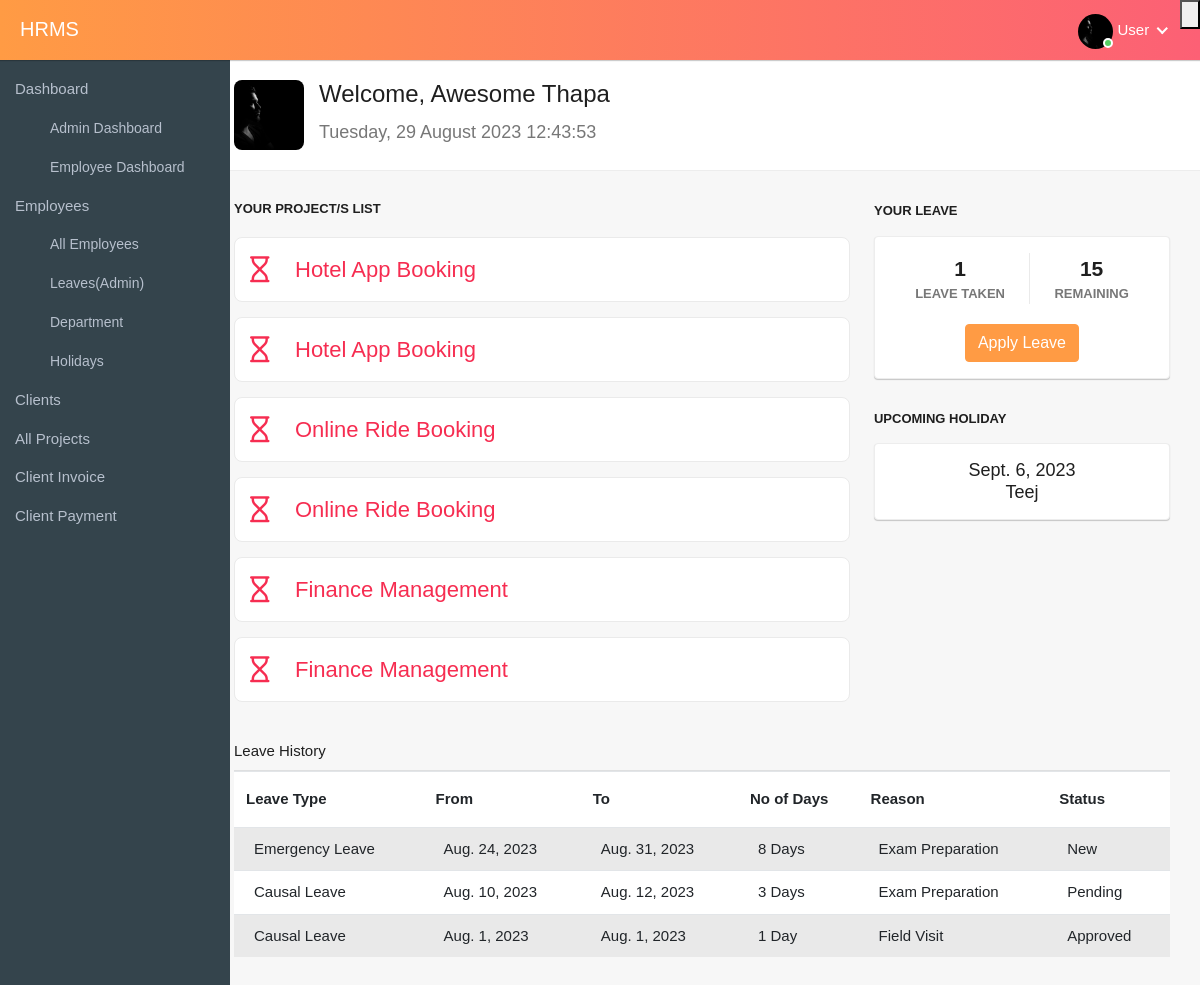
/employeedashboard (signed in), run on the app's committed database.
### hrms_app/models.py (models this page shows, shortened)
class Employee(models.Model):
    GENDER = (('Male','MALE'), ('Female', 'FEMALE'),('  Other', 'OTHER'))
    full_name = models.CharField(max_length=50)
    email = models.EmailField(max_length=125)
    contact = models.CharField(max_length=15)
    address = models.CharField(max_length=100, default='', blank=True)
    birthday = models.DateField()
    gender = models.CharField(choices=GENDER, max_length=10)
    emp_id = models.CharField(max_length=10, editable=False)
    department = models.ForeignKey(Department,on_delete=models.SET_NULL, null=True)
    position = models.CharField(max_length=50, null=True, blank=True)
    date_joined = models.DateField()
    total_leave_days = models.IntegerField(default=0)
    username = models.CharField(max_length=50)
    user = models.OneToOneField(User, on_delete=models.CASCADE, null=True, blank=True)
    is_admin = models.BooleanField(default=False)
    profile_img = models.ImageField(upload_to='employees/', null=True, blank=True)
    class Meta:
        ordering = ['date_joined', 'full_name']

class Project(models.Model):
    name = models.CharField(max_length=50, null=False)
    deadline = models.DateField()
    created_at = models.DateField(auto_now_add=True)
    total_hours = models.CharField(max_length=5)
    Priority = (('Low','LOW'),('Normal','NORMAL'),('High','HIGH'))
    Status = (('New','New'),('Pending','PENDING'),('Working','WORKING'),('Completed','Completed'))
    status = models.CharField(choices=Status, max_length=10, null=True, default='New')
    priority = models.CharField(choices=Priority, max_length=10)
    cost = models.CharField(max_length=20)
    client = models.ForeignKey(Client, on_delete=models.CASCADE)
    team_leader = models.ManyToManyField(Employee, related_name='leading_projects')
    team_members = models.ManyToManyField(Employee, related_name='assigned_projects')
    project_info = models.TextField(max_length=700)
    created_by = models.ForeignKey(settings.AUTH_USER_MODEL, on_delete=models.SET_NULL, null=True, blank=True, editable=False)

class Holiday(models.Model):
    title = models.CharField(max_length=100)
    start_date = models.DateField()
    end_date = models.DateField(null=True, blank=True)
    number_of_days = models.PositiveIntegerField(blank=True, null=True, editable=False)

class Leave (models.Model):
    STATUS = (('Approved','APPROVED'),('Pending','PENDING'),('Declined','DECLINED'),('New','NEW'))
    choices = (('Causal Leave','CAUSAL'),('Emergency Leave','EMERGENCY'),('Sick Leave','SICK'))
    employee = models.ForeignKey(Employee, on_delete=models.CASCADE, related_name='leave')
    start = models.DateField()
    end = models.DateField(null=True, blank=True)
    status = models.CharField(choices=STATUS,  default='New',max_length=15)
    leave_type = models.CharField(choices=choices, max_length=50)
    number_of_days = models.PositiveIntegerField(blank=True, null=True, editable=False)
    leave_reason = models.CharField(max_length=50)

### hrms_app/views.py (the view)
# urls.py: path('employeedashboard', employeedashboard, name='empdashboard'),
@login_required
def employeedashboard(request):
    user = request.user
    employee = user.employee
    leave_objects = Leave.objects.filter(employee=employee).order_by('-start')
    projects = Project.objects.filter(Q(team_members=employee) | Q(team_leader=employee))
    taken_leave = Leave.objects.filter(employee=request.user.employee, status='Approved').count()
    if request.method == "POST":
        form = LeaveForm2(request.POST)
        if form.is_valid():
            leave = form.save(commit=False)
            leave.employee = request.user.employee
            leave.save()
            messages.success(
                request, 'Leave Application submitted successfully.')
            return redirect('empdashboard')
    else:
        form = LeaveForm2()
    context = get_multiple_model_data()
    context['form'] = form
    context['leave_obj'] = leave_objects
    context['projects'] = projects
    context['taken_leave'] = taken_leave
    return render(request, 'employeedashboard.html', context)

### hrms_app/utils.py (called while the page is built)
def get_multiple_model_data():
    now = timezone.now()
    from .models import Holiday
    data= {
        'holiday': Holiday.objects.filter(start_date__gte=now).order_by('start_date').first()
    }
    return data

### hrms_app/templates/employeedashboard.html (shortened to what this page needs)
{% extends 'base/core.html' %}
{% load static %}
{% load tz %}
{% block bodyclass %} page-id-allemployees {% endblock bodyclass %}
{% block content %}
<div class="row">
    <div class="col-2 col4">
        {% include 'sidebar_partials.html'%}
    </div>
    <div class="col-10 col8">
        <div class="container-fluid page-content">
            <div class="page-header mb-4">
                <div class="row" style="padding-left: 10px;">
                    <div class="col-md-12">
                        <div class="welcome-box">
                            <div class="welcome-img">
                                {% if request.user.employee %}
                                {% if request.user.employee.profile_img %}
                                <img src="{{ request.user.employee.profile_img.url }}" alt="User Image"
                                    style="height: 70px;width: 70px;">
                                    {% endif %}
                                {% endif %}
                            </div>
                            <div class="welcome-det">
                                <h3>Welcome, {{ request.user.employee.full_name }}</h3>
                                <p><span id="current-time"></span></p>
                            </div>
                        </div>
                    </div>
                </div>
                <div class="row">
                    <div class="col-lg-8 col-md-8">
                        <section class="dash-section">
                            <h1 class="dash-sec-title" style="font-size: 13px;">Your Project/s List</h1>
                            <div class="dash-sec-content">
                                {% for project in projects %}
                                <div class="dash-info-list">
                                    <a href="{% url 'projectdetails' project.id%}" class="dash-card text-danger">
                                        <div class="dash-card-container">
                                            <div class="dash-card-icon">
                                                <i class="fa-regular fa-hourglass"></i>
                                            </div>
                                            <div class="dash-card-content">
                                                <p>{{project.name}}</p>
                                            </div>
                                        </div>
                                    </a>
                                </div>
                                {% endfor %}
                            </div>
                        </section>
                    </div>
                    <div class="col-lg-4 col-md-4">
                        <div class="dash-sidebar">
                            <section>
                                <h5 class="dash-title">Your Leave</h5>
                                <div class="card">
                                    <div class="card-body">
                                        <div class="time-list">
                                            <div class="dash-stats-list">
                                                <h4>{{taken_leave}}</h4>
                                                <p>Leave Taken</p>
                                            </div>
                                            <div class="dash-stats-list">
                                                <h4>{{request.user.employee.total_leave_days}}</h4>
                                                <p>Remaining</p>
                                            </div>
                                        </div>
                                        <div class="request-btn">
                                            <a class="btn btn-primary" href="#" data-toggle="modal"
                                                data-target="#exampleModal">Apply Leave</a>
                                        </div>
                                    </div>
                                </div>
                            </section>
                            <section>
                                <h5 class="dash-title">Upcoming Holiday</h5>
                                <div class="card">
                                    {% if holiday %}
                                    <div class="card-body text-center">
                                        <h4 class="holiday-title mb-0">{{holiday.start_date}}
                                        </h4>
                                        <h4 class="holiday-title mb-0">{{holiday.title}}</h4>
                                    </div>
                                    {% endif %}
                                </div>
                            </section>
                        </div>
                    </div>
                </div>
                <div class="row user-tabs">
                    <div class="col-lg-12 col-md-12 col-sm-12 line-tabs">
                        <ul class="nav nav-tabs nav-tabs-bottom">
                            <li class="nav-item col-sm-3 mb-2 mt-2">Leave History</li>
                        </ul>
                    </div>
                </div>
                <div class="row">
                    <div class="col-sm-12">
                        <table
                            class="table table-striped custom-table leave-employee-table mb-0 datatable dataTable no-footer">
                            <thead>
                                <tr role="row">
                                    <th colspan="1">Leave Type</th>
                                    <th colspan="1">From</th>
                                    <th colspan="1">To</th>
                                    <th colspan="1">No of Days</th>
                                    <th colspan="1">Reason</th>
                                    <th colspan="1">Status</th>
                                </tr>
                            </thead>
                            <tbody>
                                {% for leave in leave_obj %}
                                <tr class="odd">
                                    <td class="sorting_1">{{leave.leave_type}}</td>
                                    <td>{{ leave.start }}</td>
                                    <td>{{ leave.end }}</td>
                                    <td>{{leave.number_of_days}} Day{% if leave.number_of_days != 1 %}s{% endif %}</td>
                                    <td>{{leave.leave_reason}}</td>
                                    <td>{{leave.status}}</td>
                                </tr>
                                {% endfor %}
                            </tbody>
                        </table>
                    </div>
                </div>
            </div>
        </div>
    </div>
</div>
{% endblock content %}

### templates/base/core.html (shortened to what this page needs)
<!doctype html>
{% load static %}
<html lang="en">
<head>
    <link rel="stylesheet" href="https://cdnjs.cloudflare.com/ajax/libs/font-awesome/6.4.0/css/fontawesome.min.css" />
    <link rel="stylesheet" href="https://cdnjs.cloudflare.com/ajax/libs/font-awesome/6.4.0/css/all.min.css" />
    <link rel="stylesheet" href="{% static 'css/bootstrap.min.css' %}">
    <link rel="stylesheet" href="{% static 'css/bootstrap.css' %}">
    <link rel="stylesheet" href="{% static 'css/style.css' %}">
</head>
<body class="{% block bodyclass %} {% endblock bodyclass %}">
    <header style="margin-bottom: 60px">
        <div class="header">
            <div class="page-title-box">
                {% if request.user.is_authenticated and request.user.is_superuser %}
                <h3><a href="{% url 'index' %}" style="color: unset;">HRMS</a></h3>
                {% elif request.user.is_authenticated %}
                <h3><a href="{% url 'empdashboard' %}" style="color: unset;">HRMS</a></h3>
                {% endif %}
            </div>
            <ul class="nav user-menu">
                {% if request.user.is_authenticated %}
                <li class="nav-item dropdown has-arrow main-drop">
                    <a href="#" class="dropdown-toggle nav-link" data-bs-toggle="dropdown">
                        <span class="user-img">
                            {% if user.employee.profile_img %}
                            <img src="{{request.user.employee.profile_img.url}}" alt="">
                            {% else %}
                            <img src="{% static 'img/user.jpg' %}" alt="">
                            {% endif %}
                            <span class="status online"></span></span>
                            {% if user.employee.is_superuser %}
                            <span>Admin</span>
                            {% else %}
                            <span>User</span>
                            {% endif %}
                    </a>
                </li>
                <li>
                    <div class="dropdown">
                        <button class="dropdown-toggle" type="button" id="dropdownMenuButton" data-toggle="dropdown"
                            aria-haspopup="true" aria-expanded="false">
                        </button>
                    </div>
                </li>
                {% else %}
                <h1>Welcome, {{request.user.employee.full_name}}</h1>
                {% endif %}
            </ul>
        </div>
    </header>
    {% block content %} {% endblock content %}
    <link rel="stylesheet" href="https://code.jquery.com/ui/1.12.1/themes/base/jquery-ui.css">
</body>
</html>

### data on the page
Project: name "Hotel App Booking"
Project: name "Online Ride Booking"
Project: name "Finance Management"
Holiday: start_date "Sept. 6, 2023", title "Teej"
Leave: leave_type "Emergency Leave", start "Aug. 24, 2023", end "Aug. 31, 2023", number_of_days "8", leave_reason "Exam Preparation", status "New"
Leave: leave_type "Causal Leave", start "Aug. 10, 2023", end "Aug. 12, 2023", number_of_days "3", leave_reason "Exam Preparation", status "Pending"
Leave: leave_type "Causal Leave", start "Aug. 1, 2023", end "Aug. 1, 2023", number_of_days "1", leave_reason "Field Visit", status "Approved"

### other printed values
{{ request.user.employee.full_name }} "Awesome Thapa"
{{ taken_leave }} "1"
{{ request.user.employee.total_leave_days }} "15"
